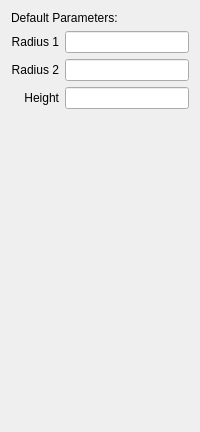
          <widget class="QWidget" name="conePage">
           <layout class="QVBoxLayout" name="verticalLayout_11">
            <item>
             <widget class="QLabel" name="coneDefaultLabel">
              <property name="text">
               <string>Default Parameters:</string>
              </property>
             </widget>
            </item>
            <item>
             <layout class="QGridLayout" name="gridLayout_9">
              <item row="0" column="0">
               <widget class="QLabel" name="coneRadius1Label">
                <property name="text">
                 <string>Radius 1</string>
                </property>
                <property name="alignment">
                 <set>Qt::AlignRight|Qt::AlignTrailing|Qt::AlignVCenter</set>
                </property>
               </widget>
              </item>
              <item row="0" column="1">
               <widget class="QLineEdit" name="coneRadius1Edit"/>
              </item>
              <item row="1" column="0">
               <widget class="QLabel" name="coneRadius2Label">
                <property name="text">
                 <string>Radius 2</string>
                </property>
                <property name="alignment">
                 <set>Qt::AlignRight|Qt::AlignTrailing|Qt::AlignVCenter</set>
                </property>
               </widget>
              </item>
              <item row="1" column="1">
               <widget class="QLineEdit" name="coneRadius2Edit"/>
              </item>
              <item row="2" column="0">
               <widget class="QLabel" name="coneHeightLabel">
                <property name="text">
                 <string>Height</string>
                </property>
                <property name="alignment">
                 <set>Qt::AlignRight|Qt::AlignTrailing|Qt::AlignVCenter</set>
                </property>
               </widget>
              </item>
              <item row="2" column="1">
               <widget class="QLineEdit" name="coneHeightEdit"/>
              </item>
             </layout>
            </item>
            <item>
             <spacer name="verticalSpacer_8">
              <property name="orientation">
               <enum>Qt::Vertical</enum>
              </property>
              <property name="sizeHint" stdset="0">
               <size>
                <width>20</width>
                <height>312</height>
               </size>
              </property>
             </spacer>
            </item>
           </layout>
          </widget>
